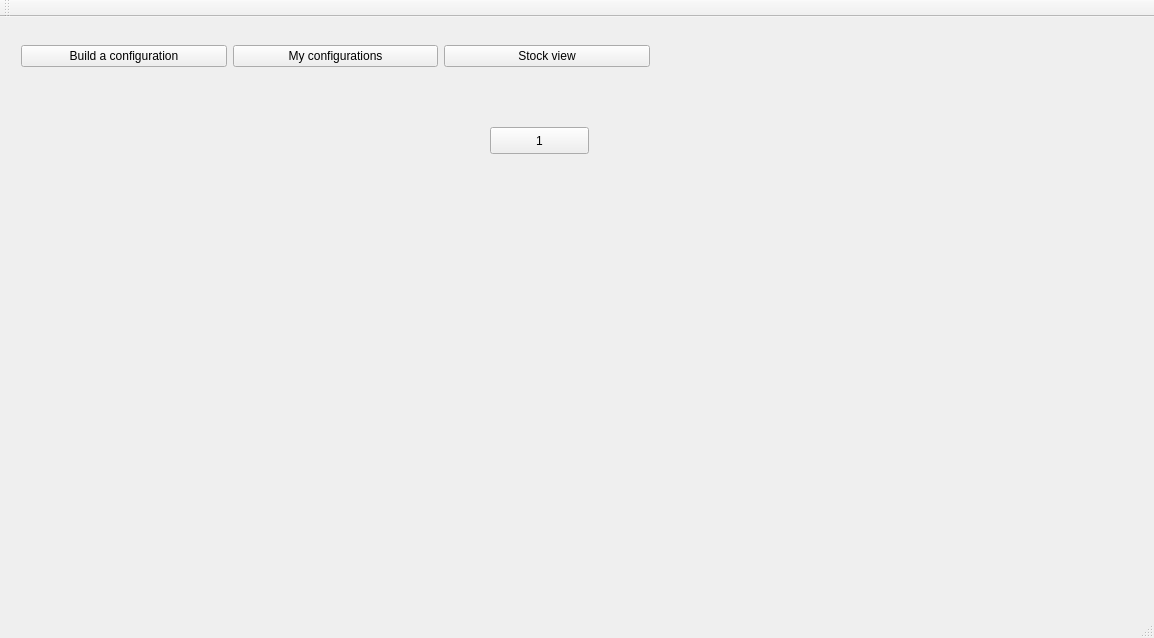
<?xml version="1.0" encoding="UTF-8"?>
<ui version="4.0">
 <class>MainWindow</class>
 <widget class="QMainWindow" name="MainWindow">
  <property name="geometry">
   <rect>
    <x>0</x>
    <y>0</y>
    <width>1154</width>
    <height>638</height>
   </rect>
  </property>
  <property name="windowTitle">
   <string>MainWindow</string>
  </property>
  <widget class="QWidget" name="centralWidget">
   <widget class="QStackedWidget" name="stackedWidget">
    <property name="geometry">
     <rect>
      <x>0</x>
      <y>50</y>
      <width>1141</width>
      <height>511</height>
     </rect>
    </property>
    <widget class="QWidget" name="firstPageWidget">
     <widget class="QPushButton" name="pushButton">
      <property name="geometry">
       <rect>
        <x>490</x>
        <y>60</y>
        <width>99</width>
        <height>27</height>
       </rect>
      </property>
      <property name="text">
       <string>1</string>
      </property>
     </widget>
    </widget>
    <widget class="QWidget" name="secondPageWidget">
     <widget class="QPushButton" name="button_generate">
      <property name="geometry">
       <rect>
        <x>490</x>
        <y>30</y>
        <width>171</width>
        <height>51</height>
       </rect>
      </property>
      <property name="text">
       <string>Generate</string>
      </property>
     </widget>
     <widget class="QTableView" name="tableViewSet">
      <property name="geometry">
       <rect>
        <x>20</x>
        <y>240</y>
        <width>1051</width>
        <height>71</height>
       </rect>
      </property>
     </widget>
     <widget class="QWidget" name="verticalLayoutWidget_2">
      <property name="geometry">
       <rect>
        <x>20</x>
        <y>30</y>
        <width>268</width>
        <height>161</height>
       </rect>
      </property>
      <layout class="QVBoxLayout" name="verticalLayout">
       <item>
        <widget class="QLabel" name="label">
         <property name="text">
          <string>Choose assignment for your computer:</string>
         </property>
        </widget>
       </item>
       <item>
        <widget class="QLabel" name="label_2">
         <property name="text">
          <string>Choose the max cost of your computer:</string>
         </property>
        </widget>
       </item>
       <item>
        <widget class="QLabel" name="label_3">
         <property name="text">
          <string>Choose a name for your computer:</string>
         </property>
        </widget>
       </item>
      </layout>
     </widget>
     <widget class="QWidget" name="verticalLayoutWidget_3">
      <property name="geometry">
       <rect>
        <x>289</x>
        <y>24</y>
        <width>151</width>
        <height>181</height>
       </rect>
      </property>
      <layout class="QVBoxLayout" name="verticalLayout_3">
       <item>
        <widget class="QComboBox" name="comboBox">
         <item>
          <property name="text">
           <string>Mining</string>
          </property>
         </item>
         <item>
          <property name="text">
           <string>Gaming</string>
          </property>
         </item>
        </widget>
       </item>
       <item>
        <widget class="QLineEdit" name="MaxCost"/>
       </item>
       <item>
        <widget class="QLineEdit" name="name"/>
       </item>
      </layout>
     </widget>
     <widget class="QLabel" name="Label_error_name">
      <property name="geometry">
       <rect>
        <x>460</x>
        <y>150</y>
        <width>351</width>
        <height>31</height>
       </rect>
      </property>
      <property name="text">
       <string/>
      </property>
     </widget>
     <widget class="QLabel" name="Label_error_cost">
      <property name="geometry">
       <rect>
        <x>460</x>
        <y>100</y>
        <width>351</width>
        <height>31</height>
       </rect>
      </property>
      <property name="text">
       <string/>
      </property>
     </widget>
     <widget class="QPushButton" name="button_save">
      <property name="enabled">
       <bool>false</bool>
      </property>
      <property name="geometry">
       <rect>
        <x>690</x>
        <y>30</y>
        <width>171</width>
        <height>51</height>
       </rect>
      </property>
      <property name="text">
       <string>Save configuration</string>
      </property>
     </widget>
    </widget>
    <widget class="QWidget" name="thirdPageWidget">
     <widget class="QPushButton" name="button_show_set">
      <property name="geometry">
       <rect>
        <x>80</x>
        <y>430</y>
        <width>221</width>
        <height>51</height>
       </rect>
      </property>
      <property name="text">
       <string>Show configuration</string>
      </property>
     </widget>
     <widget class="QTableView" name="MySets">
      <property name="geometry">
       <rect>
        <x>10</x>
        <y>20</y>
        <width>371</width>
        <height>391</height>
       </rect>
      </property>
     </widget>
     <widget class="QWidget" name="verticalLayoutWidget_4">
      <property name="geometry">
       <rect>
        <x>410</x>
        <y>10</y>
        <width>731</width>
        <height>500</height>
       </rect>
      </property>
      <layout class="QVBoxLayout" name="verticalLayout_4">
       <item>
        <widget class="QTableView" name="set_CPU"/>
       </item>
       <item>
        <widget class="QTableView" name="set_Card"/>
       </item>
       <item>
        <widget class="QTableView" name="set_Motherboard"/>
       </item>
       <item>
        <widget class="QTableView" name="set_Memory"/>
       </item>
       <item>
        <widget class="QTableView" name="set_Ram"/>
       </item>
       <item>
        <widget class="QTableView" name="set_Power_suppy"/>
       </item>
      </layout>
     </widget>
    </widget>
    <widget class="QWidget" name="fourthPageWidget">
     <widget class="QWidget" name="verticalLayoutWidget">
      <property name="geometry">
       <rect>
        <x>0</x>
        <y>20</y>
        <width>191</width>
        <height>321</height>
       </rect>
      </property>
      <layout class="QVBoxLayout" name="verticalLayout_2">
       <item>
        <widget class="QPushButton" name="show_cpu">
         <property name="text">
          <string>CPUs</string>
         </property>
         <property name="checkable">
          <bool>true</bool>
         </property>
         <property name="autoExclusive">
          <bool>true</bool>
         </property>
        </widget>
       </item>
       <item>
        <widget class="QPushButton" name="show_graphic_cards">
         <property name="text">
          <string>Graphic_cards</string>
         </property>
         <property name="checkable">
          <bool>true</bool>
         </property>
         <property name="autoExclusive">
          <bool>true</bool>
         </property>
        </widget>
       </item>
       <item>
        <widget class="QPushButton" name="show_motherboards">
         <property name="text">
          <string>Motherboards</string>
         </property>
         <property name="checkable">
          <bool>true</bool>
         </property>
         <property name="autoExclusive">
          <bool>true</bool>
         </property>
        </widget>
       </item>
       <item>
        <widget class="QPushButton" name="show_power_supplies">
         <property name="text">
          <string>Power_supplies</string>
         </property>
         <property name="checkable">
          <bool>true</bool>
         </property>
         <property name="autoExclusive">
          <bool>true</bool>
         </property>
        </widget>
       </item>
       <item>
        <widget class="QPushButton" name="show_rams">
         <property name="text">
          <string>RAMs</string>
         </property>
         <property name="checkable">
          <bool>true</bool>
         </property>
         <property name="autoExclusive">
          <bool>true</bool>
         </property>
        </widget>
       </item>
       <item>
        <widget class="QPushButton" name="show_disks">
         <property name="text">
          <string>Disks</string>
         </property>
         <property name="checkable">
          <bool>true</bool>
         </property>
         <property name="autoExclusive">
          <bool>true</bool>
         </property>
        </widget>
       </item>
      </layout>
     </widget>
     <widget class="QTableView" name="StockView">
      <property name="geometry">
       <rect>
        <x>210</x>
        <y>20</y>
        <width>861</width>
        <height>471</height>
       </rect>
      </property>
     </widget>
    </widget>
   </widget>
   <widget class="QWidget" name="horizontalLayoutWidget">
    <property name="geometry">
     <rect>
      <x>10</x>
      <y>-1</y>
      <width>651</width>
      <height>81</height>
     </rect>
    </property>
    <layout class="QHBoxLayout" name="horizontalLayout">
     <item>
      <widget class="QPushButton" name="pushButton_2">
       <property name="text">
        <string>Build a configuration</string>
       </property>
       <property name="checkable">
        <bool>true</bool>
       </property>
       <property name="autoExclusive">
        <bool>true</bool>
       </property>
      </widget>
     </item>
     <item>
      <widget class="QPushButton" name="pushButton_3">
       <property name="text">
        <string>My configurations</string>
       </property>
       <property name="checkable">
        <bool>true</bool>
       </property>
       <property name="autoExclusive">
        <bool>true</bool>
       </property>
      </widget>
     </item>
     <item>
      <widget class="QPushButton" name="pushButton_4">
       <property name="text">
        <string>Stock view</string>
       </property>
       <property name="checkable">
        <bool>true</bool>
       </property>
       <property name="checked">
        <bool>false</bool>
       </property>
       <property name="autoExclusive">
        <bool>true</bool>
       </property>
      </widget>
     </item>
    </layout>
   </widget>
  </widget>
  <widget class="QMenuBar" name="menuBar">
   <property name="geometry">
    <rect>
     <x>0</x>
     <y>0</y>
     <width>1154</width>
     <height>25</height>
    </rect>
   </property>
  </widget>
  <widget class="QToolBar" name="mainToolBar">
   <attribute name="toolBarArea">
    <enum>TopToolBarArea</enum>
   </attribute>
   <attribute name="toolBarBreak">
    <bool>false</bool>
   </attribute>
  </widget>
  <widget class="QStatusBar" name="statusBar"/>
 </widget>
 <layoutdefault spacing="6" margin="11"/>
 <resources/>
 <connections/>
</ui>
